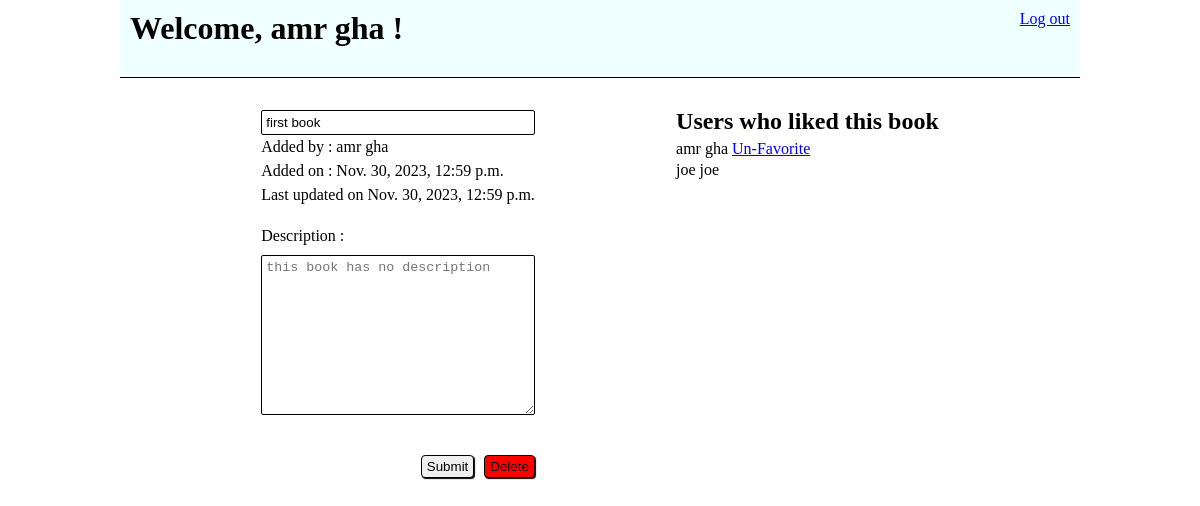
Before: /book_details/3 (signed in) with the older database file.
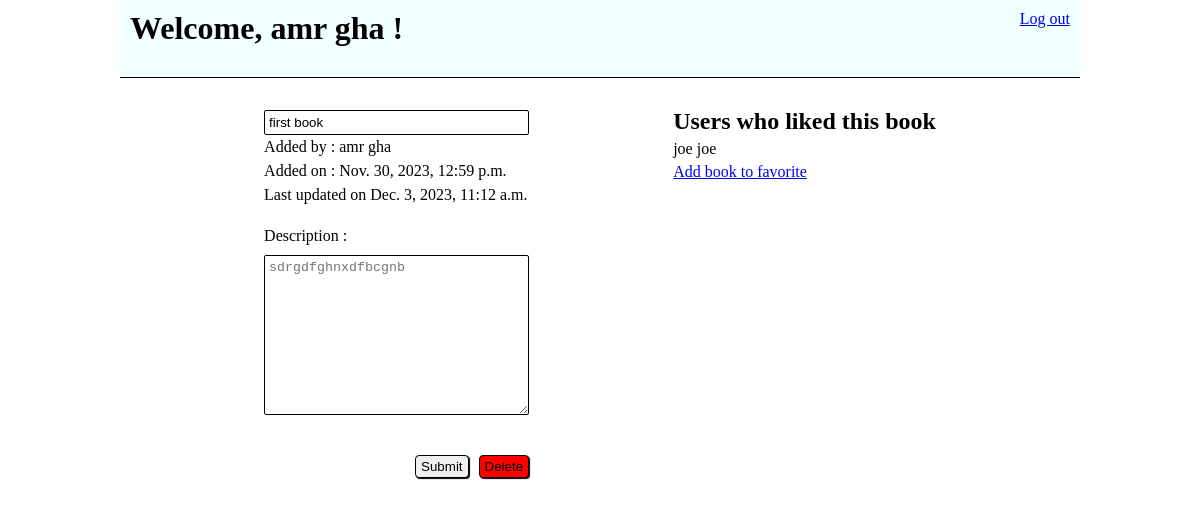
After: the same page with the newer database file.
### favorite_books_app/models.py (models this page shows)
class Book(models.Model):
    title = models.CharField(max_length=45)
    desc = models.TextField(null=True)
    created_at = models.DateTimeField(auto_now_add=True)
    updated_at = models.DateTimeField(auto_now=True)
    fav_users = models.ManyToManyField(User, related_name='fav_books')
    my_user = models.ForeignKey(User, related_name='books', on_delete=models.CASCADE )
    objects = bookmanager()

class User(models.Model):
    first_name = models.CharField(max_length=45)
    last_name = models.CharField(max_length=45)
    email_address = models.CharField(max_length = 45)
    password = models.CharField(max_length=100)
    created_at = models.DateTimeField(auto_now_add=True)
    updated_at = models.DateTimeField(auto_now=True)
    objects = usermanager()

### favorite_books_app/views.py (the view)
# urls.py: path('book_details/<id>',views.book_details),
def book_details(request,id):
    content = {
        'book': Book.objects.get(id = id),
        'fav_users':User.objects.filter(fav_books = Book.objects.get(id = id)),
        'current_user' : User.objects.get(id = request.session['id']),
    }
    return render(request,'book_details.html',content)

### favorite_books_app/templates/book_details.html (shortened to what this page needs)
<!DOCTYPE html>
<html lang="en">
<head>
    {% load static %}
    <link rel="stylesheet" href="{% static 'CSS/style.css' %}">
</head>
<body>
    <div class="container">
        <div class="header">
            <h1>Welcome, {{current_user.first_name}} {{current_user.last_name}} !</h1>
            <a href="/logout">Log out</a>
        </div>
        <div class="mid">
            <div class="left_panel">
                <ul id="book_details">
                    {% if book.my_user == current_user %}
                    <form action="/update/{{book.id}}" method="post">{% csrf_token %}
                        <input type="text" name="title" id="title" class="field" value="{{book.title}}">
                        {% else %}
                        <li>
                            <h2>{{book.title}}</h2>
                        </li>
                        {% endif %}
                        <li>Added by : {{book.my_user.first_name}} {{book.my_user.last_name}}</li>
                        <li>Added on : {{book.created_at}}</li>
                        <li>Last updated on {{book.updated_at}}</li>
                        <li>Description :
                            {% if book.my_user == current_user %}
                            <textarea name="desc" id="desc" cols="30" rows="10" class="field"
                                placeholder="{{book.desc}}" value="{{book.desc}}"></textarea>
                            <div class="submit_delete">
                                <input type="submit" name="submit" class="button">
                    </form>
                    <form action="/delete/{{book.id}}" method="post">{% csrf_token %}
                        <input type="submit" name="Delete" id="delete" class="button" value="Delete">
                    </form>
            </div>
            {% else %}
            {{book.desc}}
            {% endif %}
        </div>
        <div class="right_panel">
            <h2>Users who liked this book</h2>
            <ul>
                {% for user in fav_users %}
                <li>{{user.first_name}} {{user.last_name}}
                    {% if user == current_user and book in current_user.fav_books.all %}
                    <a href="/unfavorite/{{book.id}}">Un-Favorite</a>
                    {% endif %}
                </li>
                {% endfor %}
            </ul>
            {% if book not in current_user.fav_books.all %}
            <a href="/add_to_favorite/{{book.id}}">Add book to favorite</a>
            {% endif %}
        </div>
    </div>
</body>
</html>

Changed rows visible on the page:
no longer on one of the page's lists (row unchanged): User: first_name "amr", last_name "gha"
changed Book "first book": updated_at "Nov. 30, 2023, 12:59 p.m." → "Dec. 3, 2023, 11:12 a.m."; desc "this book has no description" → "sdrgdfghnxdfbcgnb"
Other visible differences:
text now shown: "Add book to favorite"
